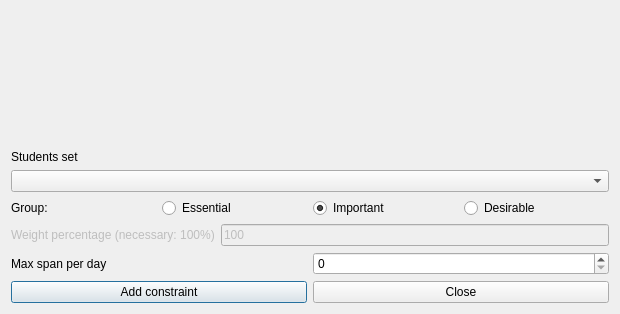
<?xml version="1.0" encoding="UTF-8"?>
<ui version="4.0">
 <class>AddConstraintStudentsSetMaxSpanPerDayForm_template</class>
 <widget class="QDialog" name="AddConstraintStudentsSetMaxSpanPerDayForm_template">
  <property name="geometry">
   <rect>
    <x>0</x>
    <y>0</y>
    <width>620</width>
    <height>314</height>
   </rect>
  </property>
  <property name="windowTitle">
   <string extracomment="This is the title of the dialog to add a new constraint of this type">Add students set max span per day</string>
  </property>
  <layout class="QVBoxLayout" name="verticalLayout">
   <item>
    <spacer name="spacer1">
     <property name="orientation">
      <enum>Qt::Vertical</enum>
     </property>
     <property name="sizeType">
      <enum>QSizePolicy::Expanding</enum>
     </property>
     <property name="sizeHint" stdset="0">
      <size>
       <width>20</width>
       <height>40</height>
      </size>
     </property>
    </spacer>
   </item>
   <item>
    <widget class="QLabel" name="studentsTextLabel">
     <property name="frameShape">
      <enum>QFrame::NoFrame</enum>
     </property>
     <property name="frameShadow">
      <enum>QFrame::Plain</enum>
     </property>
     <property name="text">
      <string>Students set</string>
     </property>
     <property name="wordWrap">
      <bool>false</bool>
     </property>
    </widget>
   </item>
   <item>
    <widget class="QComboBox" name="studentsComboBox">
     <property name="editable">
      <bool>false</bool>
     </property>
     <property name="insertPolicy">
      <enum>QComboBox::NoInsert</enum>
     </property>
     <property name="autoCompletion">
      <bool>false</bool>
     </property>
     <property name="duplicatesEnabled">
      <bool>false</bool>
     </property>
    </widget>
   </item>
   <item>
    <layout class="QHBoxLayout" name="horizontalLayout_4">
     <item>
      <widget class="QLabel" name="groupTextLabel">
       <property name="text">
        <string>Group:</string>
       </property>
      </widget>
     </item>
     <item>
      <widget class="QRadioButton" name="essentialRadioButton">
       <property name="text">
        <string>Essential</string>
       </property>
      </widget>
     </item>
     <item>
      <widget class="QRadioButton" name="importantRadioButton">
       <property name="text">
        <string>Important</string>
       </property>
       <property name="checked">
        <bool>true</bool>
       </property>
      </widget>
     </item>
     <item>
      <widget class="QRadioButton" name="desirableRadioButton">
       <property name="text">
        <string>Desirable</string>
       </property>
      </widget>
     </item>
    </layout>
   </item>
   <item>
    <layout class="QHBoxLayout" name="horizontalLayout">
     <item>
      <widget class="QLabel" name="weightTextLabel">
       <property name="enabled">
        <bool>false</bool>
       </property>
       <property name="frameShape">
        <enum>QFrame::NoFrame</enum>
       </property>
       <property name="frameShadow">
        <enum>QFrame::Plain</enum>
       </property>
       <property name="text">
        <string>Weight percentage (necessary: 100%)</string>
       </property>
       <property name="wordWrap">
        <bool>false</bool>
       </property>
      </widget>
     </item>
     <item>
      <widget class="QLineEdit" name="weightLineEdit">
       <property name="enabled">
        <bool>false</bool>
       </property>
       <property name="text">
        <string notr="true">100</string>
       </property>
      </widget>
     </item>
    </layout>
   </item>
   <item>
    <layout class="QHBoxLayout" name="horizontalLayout_2">
     <item>
      <widget class="QLabel" name="textLabel1">
       <property name="text">
        <string>Max span per day</string>
       </property>
       <property name="wordWrap">
        <bool>false</bool>
       </property>
      </widget>
     </item>
     <item>
      <widget class="QSpinBox" name="maxSpanSpinBox"/>
     </item>
    </layout>
   </item>
   <item>
    <layout class="QHBoxLayout">
     <item>
      <widget class="QPushButton" name="addConstraintPushButton">
       <property name="text">
        <string>Add constraint</string>
       </property>
      </widget>
     </item>
     <item>
      <widget class="QPushButton" name="closePushButton">
       <property name="text">
        <string>Close</string>
       </property>
      </widget>
     </item>
    </layout>
   </item>
  </layout>
 </widget>
 <layoutdefault spacing="6" margin="11"/>
 <resources/>
 <connections/>
</ui>
